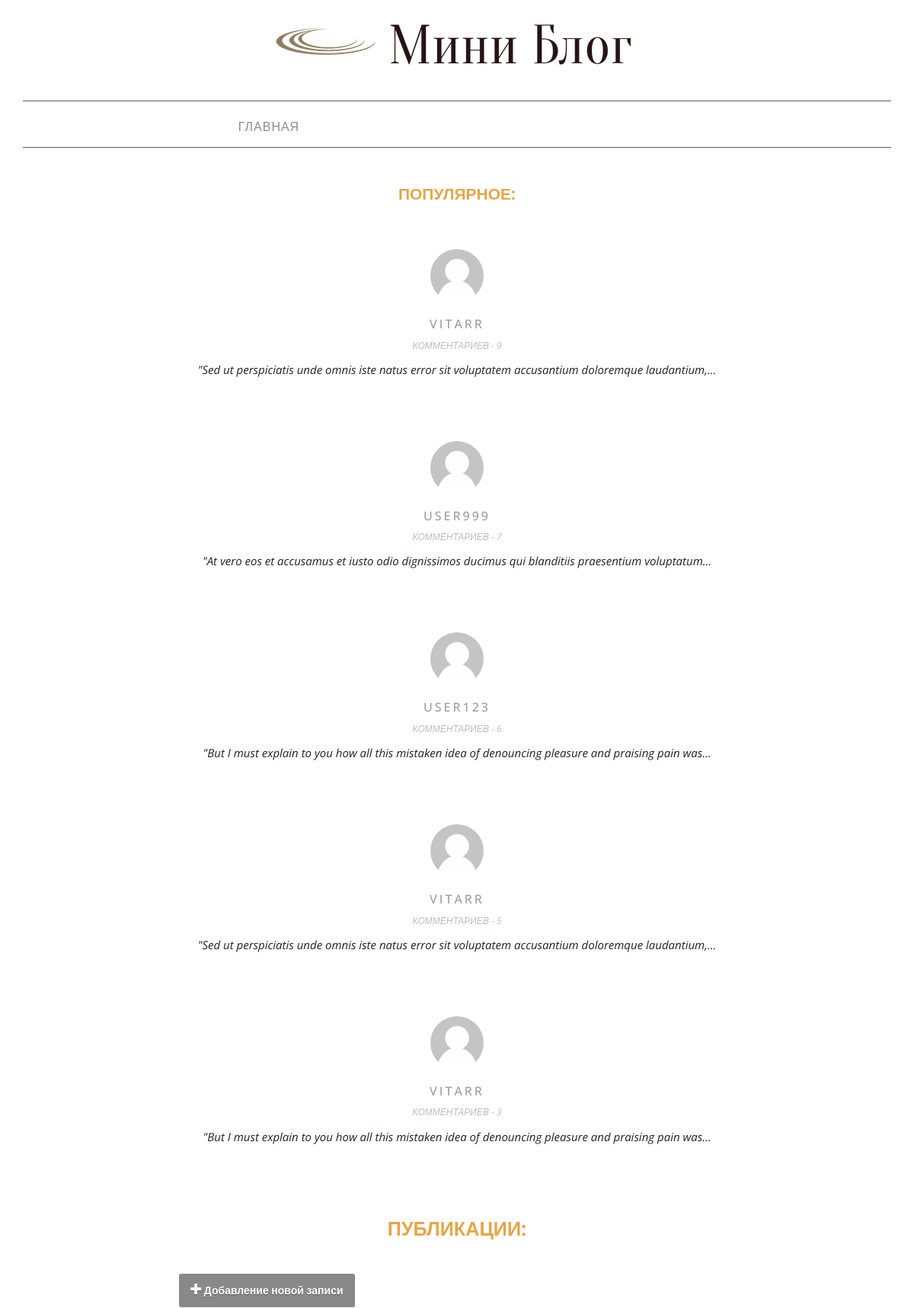
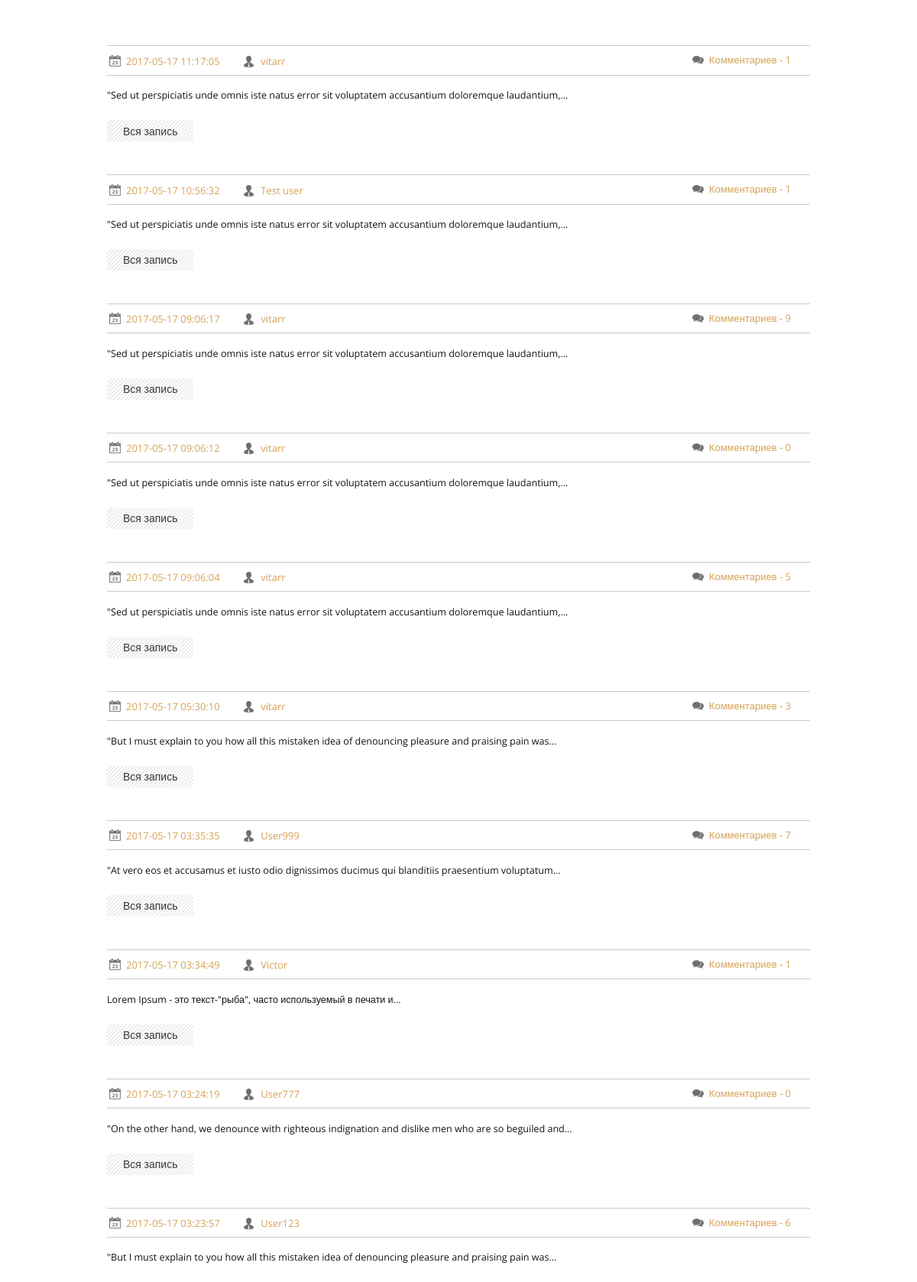
The page / (upper part) on the database its author committed (2 pictures, top to bottom).
### tables this page shows
CREATE TABLE `notes` (
  `id` int(10) UNSIGNED NOT NULL,
  `username` varchar(255) NOT NULL,
  `text` text NOT NULL,
  `date` datetime NOT NULL
);

### application/core/traits/Db_connection.php (called while the page is built, shortened)
<?php
trait Db_connection
{
    protected function db_connect()
    {
        $this->db = new mysqli(DB['host'], DB['user'], DB['password'], DB['db']);
    }
}

### application/core/View.php (called while the page is built, shortened)
<?php
class View {
    protected $template_view = "template_view.php";
    function generate($content_view, $template_view = null, $extra_view = null, $data = null, $extra_data = null) {
	include_once '../application/views/templates/' . $this->template_view;
    }
}

### application/controllers/Controller_Home.php (called while the page is built, shortened)
<?php
class Controller_Home extends Controller
{
    public function __construct()
    {
        $this->model = new Model_Home();
    }
    public function action_view()
    {
        $data = $this->model->get_data();
        $data_slider = $this->model->get_data_slider();
        $this->view->generate('home_view.php', null, $extra_view = null, $data, $data_slider);
    }
}

### application/bootstrap.php (called while the page is built, shortened)
<?php
require_once 'core/View.php';
require_once 'core/Route.php';
Route::start();

### public/index.php (called while the page is built, shortened)
<?php
require_once __DIR__ . '/../application/bootstrap.php';

### application/models/Model_Home.php (called while the page is built, shortened)
<?php
class Model_Home extends Model
{
    public function get_data()
    {
        $query_notes = "SELECT *, (SELECT COUNT(comments.note_id) FROM comments WHERE notes.id=comments.note_id) as 'comments_count' FROM notes ORDER BY `notes`.`date` DESC;";
        $result_notes = $this->db->query($query_notes);
        if ($result_notes) {
            $notes = array();
            while ($note = $result_notes->fetch_assoc()) {
                $note['text'] = substr($note['text'], 0, 100);
                $note['text'] = rtrim($note['text'], "!,.-");
                $note['text'] = substr($note['text'], 0, strrpos($note['text'], ' '));
                $note['text'] .= "&#8230;";
                $notes[] = $note;
            }
            $data['notes'] = $notes;
            return $data;
        }
    }
}

### application/views/home_view.php (the view, shortened to what this page needs)
<div class="section group">
    <div class="col-md-10 col-md-offset-2 cont span_2_of_3" style="margin-bottom: 30px;">
        <button style="font-size: 14px" id="content" type="button" class="addnote" data-toggle="collapse"
                data-target="#note"><span
                    class="fa fa-plus"
                    style="color: white; font-size: 18px;"></span>
            Добавление новой записи
        </button>
    </div>
</div>
<div class="section group">
    <div id="content_notes" class="col-md-10 col-md-offset-1 cont span_2_of_3">
        <?php if (!empty($data['notes'])) : ?>
            <?php foreach ($data['notes'] as $row): ?>
                <div class="blog_grid">
                    <ul class="links">
                        <li><i class="date"> </i><span class="icon_text"><?= $row['date'] ?></span></li>
                        <li><i class="admin"> </i><span class="icon_text"><?= $row['username'] ?></span></li>
                        <li class="last"><i class="comments"></i><span
                                    class="icon_text">Комментариев - <?= $row['comments_count'] ?></span>
                        </li>
                    </ul>
                    <p><?= $row['text'] ?></p>
                    <div class="button1"><a class="more"
                                            href="<?= 'http://' . $_SERVER['HTTP_HOST'] . '/note/view/id/' . $row['id'] ?>">Вся
                            запись</a></div>
                </div>
            <?php endforeach; ?>
        <?php endif; ?>
    </div>
    <div class="clearfix"></div>
</div>

### application/core/Route.php (shortened to what this page needs)
<?php
class Route
{
    static function start()
    {
        $action_name = 'view';
        $action_name = 'action_' . $action_name;
        $controller = new $controller_name;
        $action = $action_name;
        if (method_exists($controller, $action)) {
            $controller->$action();
        } else {
            self::ErrorPage404();
        }
    }
}

### application/views/templates/template_view.php (shortened to what this page needs)
<!DOCTYPE HTML>
<html lang="ru">
<head>
    <link rel="stylesheet" href="https://cdnjs.cloudflare.com/ajax/libs/font-awesome/4.7.0/css/font-awesome.min.css">
    <link href="<?= 'http://' . $_SERVER['HTTP_HOST'] . '/' ?>css/bootstrap.css" rel="stylesheet" type="text/css"
          media="all">
    <link href="<?= 'http://' . $_SERVER['HTTP_HOST'] . '/' ?>css/style.css" rel="stylesheet" type="text/css"
          media="all"/>
    <link rel="stylesheet" href="https://cdnjs.cloudflare.com/ajax/libs/owl-carousel/1.3.3/owl.carousel.min.css">
    <link rel="stylesheet" href="https://cdnjs.cloudflare.com/ajax/libs/owl-carousel/1.3.3/owl.theme.min.css">
    <link rel="stylesheet" href="https://cdnjs.cloudflare.com/ajax/libs/owl-carousel/1.3.3/owl.transitions.css">
</head>
<body>
<div class="header">
    <div class="container">
        <div class="logo">
            <a href="<?= 'http://' . $_SERVER['HTTP_HOST'] . '/' ?>"><img
                        src="<?= 'http://' . $_SERVER['HTTP_HOST'] . '/' ?>images/lastlogo.png"
                        class="img-responsive" alt=""></a>
        </div>
        <div class="header-bottom">
            <div class="head-nav col-md-offset-2">
                <ul class="cl-effect-3">
                    <div class="col-md-offset-9">
                        <li><a href="<?= 'http://' . $_SERVER['HTTP_HOST'] ?>">Главная</a></li>
                    </div>
                </ul>
            </div>
            <div class="clearfix"></div>
        </div>
    </div>
</div>
<div class="container">
    <div class="row">
        <div class="col-md-12">
            <h3 class="popular">Популярное:</h3>
            <div id="testimonial-slider" class="owl-carousel">
                <?php if (!empty($extra_data['top_notes'])) : ?>
                    <?php foreach ($extra_data['top_notes'] as $row): ?>
                        <div class="testimonial">
                            <div class="pic">
                                <img src="<?= 'http://' . $_SERVER['HTTP_HOST'] . '/' ?>images/avatar.png" alt="">
                            </div>
                            <br>
                            <h3 class="testimonial-title"><?= $row['username'] ?></h3>
                            <small class="post">Комментариев - <?= $row['comments_count'] ?></small>
                            <p class="description">
                                <a href="<?= 'http://' . $_SERVER['HTTP_HOST'] . '/note/view/id/' . $row['id'] ?>">
                                    <?= $row['text'] ?>
                                </a>
                            </p>
                        </div>
                    <?php endforeach; ?>
                <?php endif; ?>
            </div>
        </div>
    </div>
</div>
<div class="main">
    <div class="container">
        <h3 class="popular">Публикации:</h3>
        <br>
        <div class="content">
            <?php include_once '../application/views/' . $content_view; ?>
        </div>
    </div>
</div>
</body>
</html>

### rows shown on the page
notes: username "VITARR", comments_count "9", text "\"Sed ut perspiciatis unde omnis iste natus error sit voluptatem accusantium doloremque laudantium,…", date "2017-05-17 09:06:17", username "vitarr"
notes: username "USER999", comments_count "7", text "\"At vero eos et accusamus et iusto odio dignissimos ducimus qui blanditiis praesentium voluptatum…", date "2017-05-17 03:35:35", username "User999"
notes: username "USER123", comments_count "6", text "\"But I must explain to you how all this mistaken idea of denouncing pleasure and praising pain was…", date "2017-05-17 03:23:57", username "User123"
notes: username "VITARR", comments_count "5", text "\"Sed ut perspiciatis unde omnis iste natus error sit voluptatem accusantium doloremque laudantium,…", date "2017-05-17 09:06:04", username "vitarr"
notes: username "VITARR", comments_count "3", text "\"But I must explain to you how all this mistaken idea of denouncing pleasure and praising pain was…", date "2017-05-17 05:30:10", username "vitarr"
notes: date "2017-05-17 11:17:05", username "vitarr", comments_count "1", text "\"Sed ut perspiciatis unde omnis iste natus error sit voluptatem accusantium doloremque laudantium,…"
notes: date "2017-05-17 10:56:32", username "Test user", comments_count "1", text "\"Sed ut perspiciatis unde omnis iste natus error sit voluptatem accusantium doloremque laudantium,…"
notes: date "2017-05-17 09:06:12", username "vitarr", comments_count "0", text "\"Sed ut perspiciatis unde omnis iste natus error sit voluptatem accusantium doloremque laudantium,…"
notes: date "2017-05-17 03:34:49", username "Victor", comments_count "1", text "Lorem Ipsum - это текст-\"рыба\", часто используемый в печати и…"
notes: date "2017-05-17 03:24:19", username "User777", comments_count "0", text "\"On the other hand, we denounce with righteous indignation and dislike men who are so beguiled and…"
